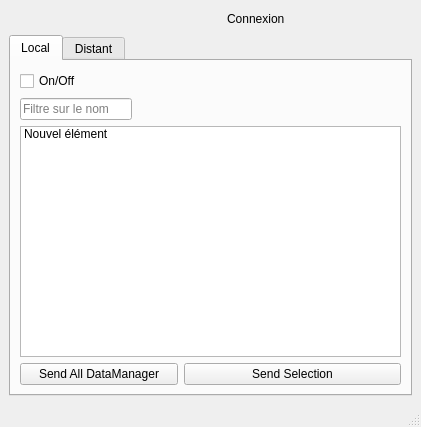
<?xml version="1.0" encoding="UTF-8"?>
<ui version="4.0">
 <class>ihm_DataExchanger</class>
 <widget class="QMainWindow" name="ihm_DataExchanger">
  <property name="geometry">
   <rect>
    <x>0</x>
    <y>0</y>
    <width>421</width>
    <height>427</height>
   </rect>
  </property>
  <property name="windowTitle">
   <string>MainWindow</string>
  </property>
  <property name="toolTip">
   <string/>
  </property>
  <widget class="QWidget" name="centralwidget">
   <layout class="QGridLayout" name="gridLayout_3">
    <item row="0" column="2">
     <widget class="QLabel" name="label">
      <property name="text">
       <string>Connexion</string>
      </property>
     </widget>
    </item>
    <item row="0" column="1">
     <widget class="QLed" name="led_exchanger_connected">
      <property name="minimumSize">
       <size>
        <width>20</width>
        <height>20</height>
       </size>
      </property>
      <property name="maximumSize">
       <size>
        <width>20</width>
        <height>20</height>
       </size>
      </property>
      <property name="toolTip">
       <string>Connection state</string>
      </property>
      <property name="whatsThis">
       <string>Led widget</string>
      </property>
      <property name="value">
       <bool>false</bool>
      </property>
      <property name="onColor">
       <enum>QLed::Green</enum>
      </property>
      <property name="offColor">
       <enum>QLed::Grey</enum>
      </property>
      <property name="shape">
       <enum>QLed::Circle</enum>
      </property>
     </widget>
    </item>
    <item row="1" column="0" colspan="3">
     <widget class="QTabWidget" name="tabWidget">
      <property name="enabled">
       <bool>true</bool>
      </property>
      <property name="currentIndex">
       <number>0</number>
      </property>
      <widget class="QWidget" name="tab_local">
       <attribute name="title">
        <string>Local</string>
       </attribute>
       <layout class="QGridLayout" name="gridLayout">
        <item row="0" column="0">
         <widget class="QCheckBox" name="active_gateway">
          <property name="toolTip">
           <string>Active le transfert vers le distant</string>
          </property>
          <property name="text">
           <string>On/Off</string>
          </property>
         </widget>
        </item>
        <item row="0" column="1">
         <widget class="QPushButton" name="PB_refresh_liste">
          <property name="toolTip">
           <string>Mise à jour de la liste des variables disponibles</string>
          </property>
          <property name="text">
           <string/>
          </property>
          <property name="icon">
           <iconset resource="../../icons.qrc">
            <normaloff>:/icons/refresh.png</normaloff>:/icons/refresh.png</iconset>
          </property>
          <property name="iconSize">
           <size>
            <width>20</width>
            <height>20</height>
           </size>
          </property>
          <property name="flat">
           <bool>true</bool>
          </property>
         </widget>
        </item>
        <item row="0" column="2">
         <widget class="QPushButton" name="pb_decoche_tout">
          <property name="toolTip">
           <string>Décoche tout</string>
          </property>
          <property name="text">
           <string/>
          </property>
          <property name="icon">
           <iconset resource="../../icons.qrc">
            <normaloff>:/icons/cancel.png</normaloff>:/icons/cancel.png</iconset>
          </property>
          <property name="flat">
           <bool>true</bool>
          </property>
         </widget>
        </item>
        <item row="0" column="3">
         <widget class="QPushButton" name="pb_coche_tout">
          <property name="toolTip">
           <string>Sélectionne tout</string>
          </property>
          <property name="text">
           <string/>
          </property>
          <property name="icon">
           <iconset resource="../../icons.qrc">
            <normaloff>:/icons/select_all.png</normaloff>:/icons/select_all.png</iconset>
          </property>
          <property name="flat">
           <bool>true</bool>
          </property>
         </widget>
        </item>
        <item row="0" column="4">
         <spacer name="horizontalSpacer">
          <property name="orientation">
           <enum>Qt::Horizontal</enum>
          </property>
          <property name="sizeHint" stdset="0">
           <size>
            <width>125</width>
            <height>20</height>
           </size>
          </property>
         </spacer>
        </item>
        <item row="1" column="0">
         <widget class="QLineEdit" name="filtre_noms_variables">
          <property name="placeholderText">
           <string>Filtre sur le nom</string>
          </property>
         </widget>
        </item>
        <item row="1" column="1">
         <widget class="QPushButton" name="pb_open_variables_liste">
          <property name="toolTip">
           <string>Charge une liste de data</string>
          </property>
          <property name="text">
           <string/>
          </property>
          <property name="icon">
           <iconset resource="../../icons.qrc">
            <normaloff>:/icons/open.png</normaloff>:/icons/open.png</iconset>
          </property>
          <property name="flat">
           <bool>true</bool>
          </property>
         </widget>
        </item>
        <item row="1" column="2">
         <widget class="QPushButton" name="pb_save_variables_liste">
          <property name="toolTip">
           <string>Savegarde la liste des data</string>
          </property>
          <property name="text">
           <string/>
          </property>
          <property name="icon">
           <iconset resource="../../icons.qrc">
            <normaloff>:/icons/save.png</normaloff>:/icons/save.png</iconset>
          </property>
          <property name="flat">
           <bool>true</bool>
          </property>
         </widget>
        </item>
        <item row="2" column="0" colspan="5">
         <widget class="QListWidget" name="liste_variables">
          <property name="alternatingRowColors">
           <bool>true</bool>
          </property>
          <property name="viewMode">
           <enum>QListView::ListMode</enum>
          </property>
          <property name="uniformItemSizes">
           <bool>false</bool>
          </property>
          <property name="sortingEnabled">
           <bool>true</bool>
          </property>
          <item>
           <property name="text">
            <string>Nouvel élément</string>
           </property>
           <property name="checkState">
            <enum>Unchecked</enum>
           </property>
          </item>
         </widget>
        </item>
        <item row="3" column="0" colspan="2">
         <widget class="QPushButton" name="pb_send_all_data_manager">
          <property name="toolTip">
           <string>Envoie toutes les données du DataManager une fois</string>
          </property>
          <property name="text">
           <string>Send All DataManager</string>
          </property>
         </widget>
        </item>
        <item row="3" column="2" colspan="3">
         <widget class="QPushButton" name="pb_send_selection">
          <property name="toolTip">
           <string>Envoie les données sélectionnées une fois</string>
          </property>
          <property name="text">
           <string>Send Selection</string>
          </property>
         </widget>
        </item>
       </layout>
      </widget>
      <widget class="QWidget" name="tab_distant">
       <attribute name="title">
        <string>Distant</string>
       </attribute>
       <layout class="QGridLayout" name="gridLayout_2">
        <item row="3" column="0">
         <spacer name="verticalSpacer">
          <property name="orientation">
           <enum>Qt::Vertical</enum>
          </property>
          <property name="sizeHint" stdset="0">
           <size>
            <width>20</width>
            <height>194</height>
           </size>
          </property>
         </spacer>
        </item>
        <item row="2" column="0">
         <widget class="QPushButton" name="pb_start_request">
          <property name="toolTip">
           <string>Demande au distant de commencer le transfert</string>
          </property>
          <property name="text">
           <string>Start Request</string>
          </property>
         </widget>
        </item>
        <item row="2" column="1">
         <widget class="QPushButton" name="pb_stop_request">
          <property name="toolTip">
           <string>Demande au distant d'arêter le transfert</string>
          </property>
          <property name="text">
           <string>Stop Request</string>
          </property>
         </widget>
        </item>
        <item row="2" column="2">
         <spacer name="horizontalSpacer_2">
          <property name="orientation">
           <enum>Qt::Horizontal</enum>
          </property>
          <property name="sizeHint" stdset="0">
           <size>
            <width>164</width>
            <height>20</height>
           </size>
          </property>
         </spacer>
        </item>
        <item row="0" column="2">
         <widget class="QPushButton" name="pb_add_data_request">
          <property name="toolTip">
           <string>Demande d'ajout d'une data au transfert</string>
          </property>
          <property name="text">
           <string>Add Data Request</string>
          </property>
         </widget>
        </item>
        <item row="1" column="2">
         <widget class="QPushButton" name="pb_remove_data_request">
          <property name="toolTip">
           <string>Demande de suppression d'une data au transfert</string>
          </property>
          <property name="text">
           <string>Remove Data Request</string>
          </property>
         </widget>
        </item>
        <item row="0" column="0" rowspan="2" colspan="2">
         <widget class="QLineEdit" name="distant_data_name"/>
        </item>
       </layout>
      </widget>
     </widget>
    </item>
   </layout>
  </widget>
  <widget class="QMenuBar" name="menubar">
   <property name="geometry">
    <rect>
     <x>0</x>
     <y>0</y>
     <width>421</width>
     <height>22</height>
    </rect>
   </property>
  </widget>
  <widget class="QStatusBar" name="statusbar"/>
 </widget>
 <customwidgets>
  <customwidget>
   <class>QLed</class>
   <extends>QWidget</extends>
   <header>qled.h</header>
  </customwidget>
 </customwidgets>
 <resources>
  <include location="../../icons.qrc"/>
 </resources>
 <connections/>
</ui>
